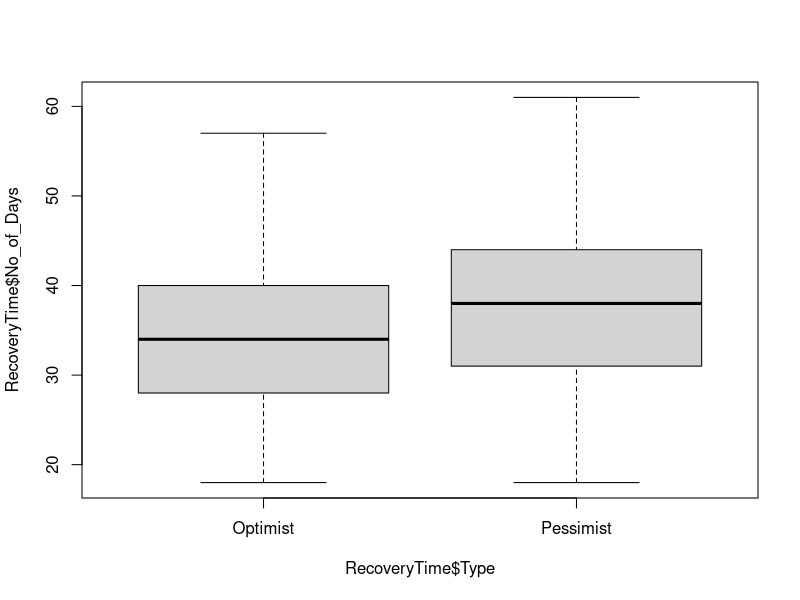
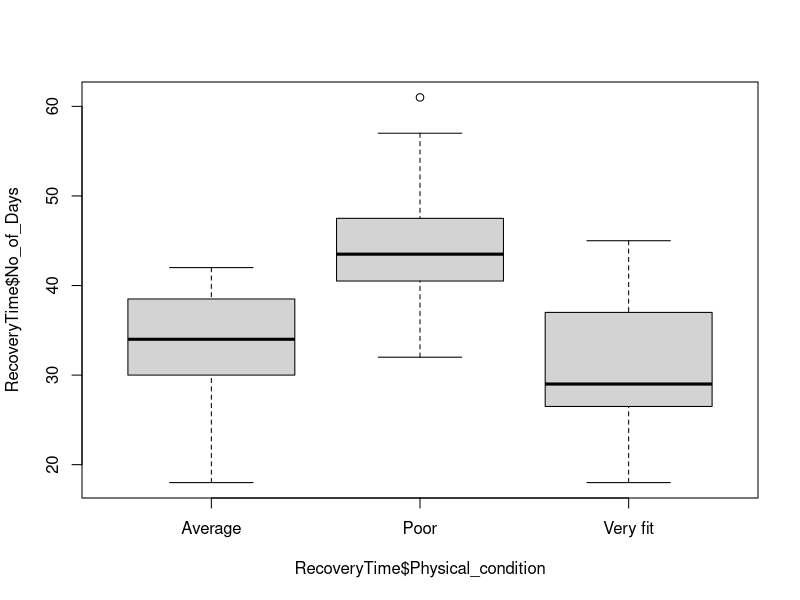
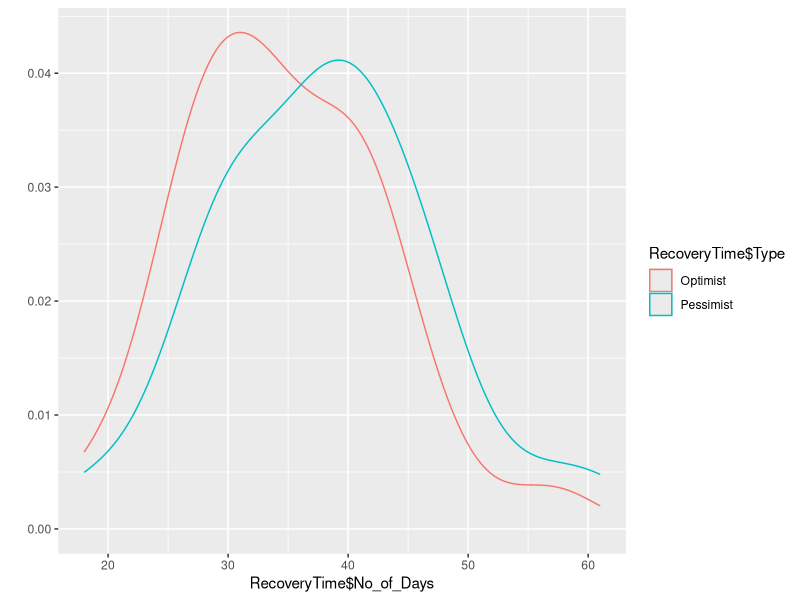
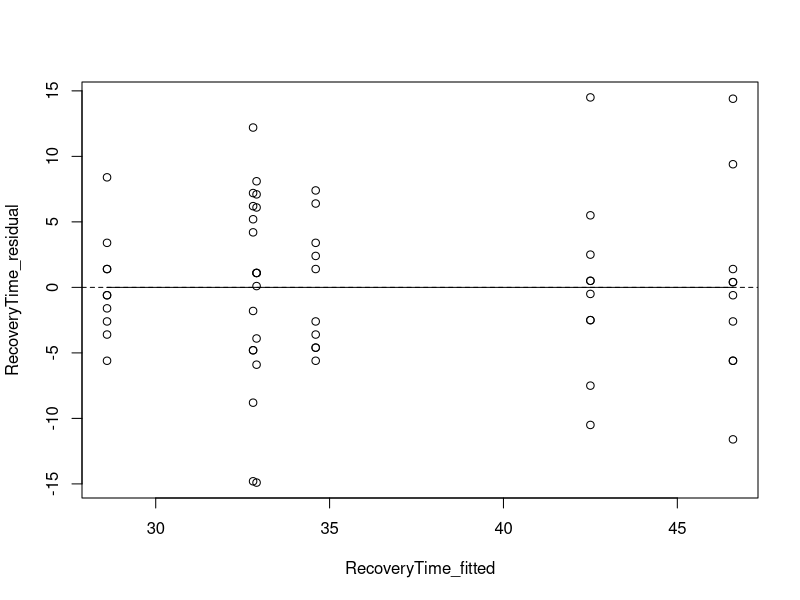
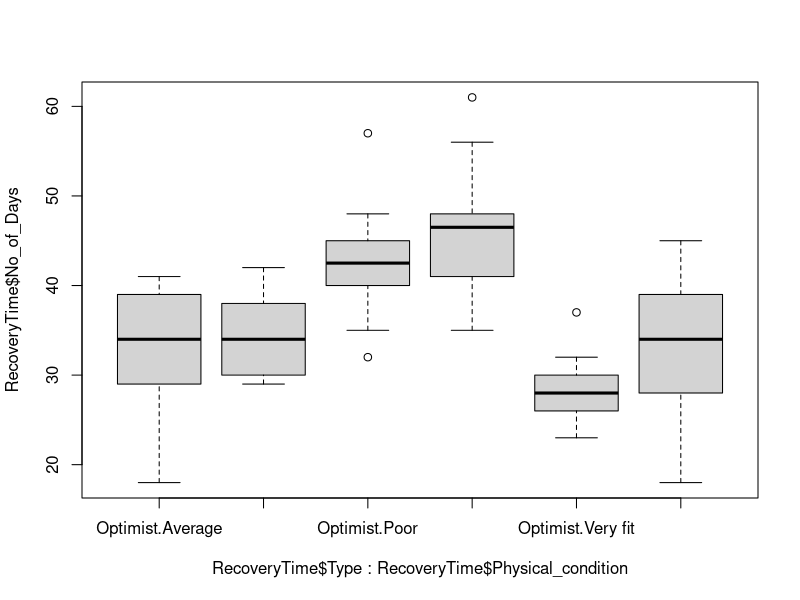
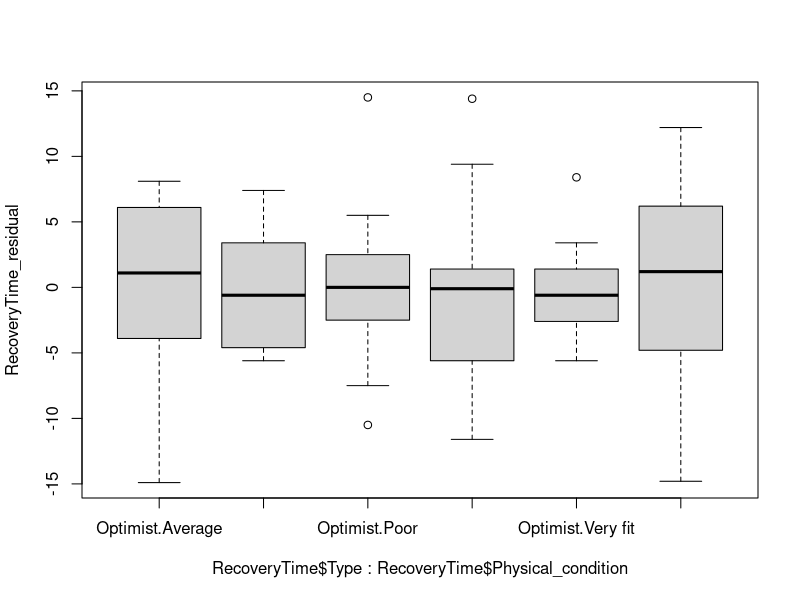
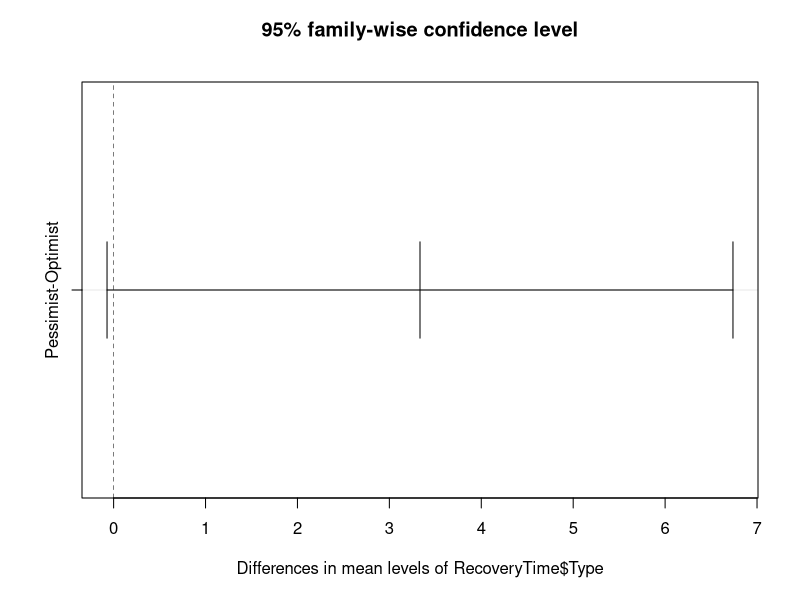
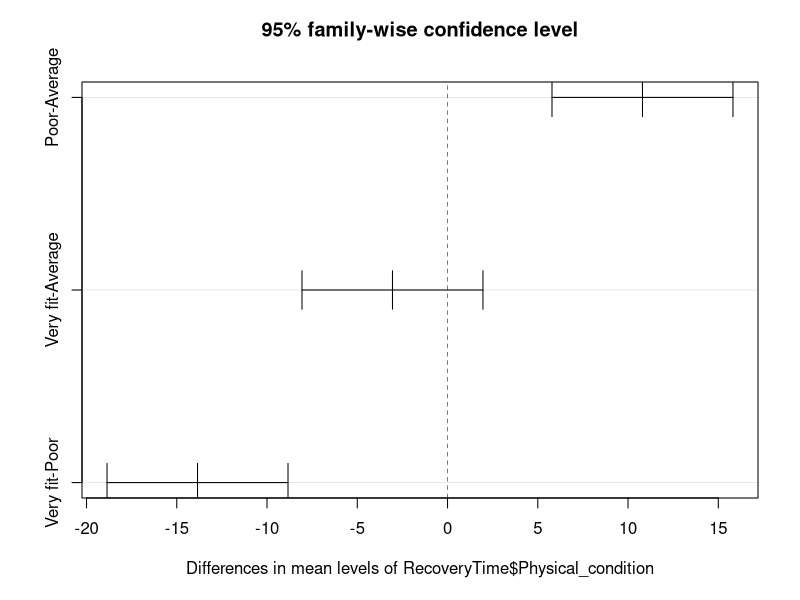

These charts were generated, in order, by the following R code:
require(haven)
require(labelled)
require(ggplot2)
require(psych)
require(data.table)

setwd("~/Rscripts/annova")

RecoveryTime <- read_sav("datafiles/Recovery Time.sav")

# convert list to data table
RecoveryTime.table <- data.table(RecoveryTime)

# Identity the factor and convert the data type to be a factor, else aov won't give correct results.
RecoveryTime$Type = to_factor(RecoveryTime$Type)
RecoveryTime$Physical_condition = to_factor(RecoveryTime$Physical_condition)


# Plot the boxplot by individual factor
boxplot(RecoveryTime$No_of_Days ~ RecoveryTime$Type)
boxplot(RecoveryTime$No_of_Days ~ RecoveryTime$Physical_condition)

# Super imposed denisty plot by factor
qplot(RecoveryTime$No_of_Days, colour=RecoveryTime$Type, data=RecoveryTime, geom="density")

# Get the descritives table by each group
describeBy(RecoveryTime$No_of_Days, RecoveryTime$Type)
describeBy(RecoveryTime$No_of_Days, RecoveryTime$Physical_condition)

# Get the annova table
RecoveryTime_lm <- lm(RecoveryTime$No_of_Days ~ RecoveryTime$Type + RecoveryTime$Physical_condition + RecoveryTime$Type:RecoveryTime$Physical_condition, data = RecoveryTime)
RecoveryTime_lm_summary = summary(RecoveryTime_lm)
RecoveryTime_lm_summary
if (RecoveryTime_lm_summary$r.squared < 0.5)
{
  print("R- squared value is very less, which means using analysis of variance will not help here")
}

RecoveryTime_aov <- aov(RecoveryTime_lm)
summary(RecoveryTime_aov)
RecoveryTime_residual = residuals(RecoveryTime_aov)
RecoveryTime_fitted = fitted(RecoveryTime_aov)

# Get the residual vs fitted plot i.e. check how close are observed values to fitted values
# http://blog.minitab.com/blog/adventures-in-statistics/regression-analysis-how-do-i-interpret-r-squared-and-assess-the-goodness-of-fit
plot(RecoveryTime_fitted, RecoveryTime_residual)
abline(h=0, lty=2)
lines(smooth.spline(RecoveryTime_fitted, RecoveryTime_residual))

#Box plot across multiple factors
boxplot(RecoveryTime$No_of_Days ~ RecoveryTime$Type * RecoveryTime$Physical_condition, data = RecoveryTime)
boxplot(RecoveryTime_residual ~ RecoveryTime$Type * RecoveryTime$Physical_condition, data = RecoveryTime)


# Now run tukey's range test to analyze variations in means across individual groups
tk <- TukeyHSD(RecoveryTime_aov)

# List the tukey's table
tk

# Plot to see variations in the means for each group pair
plot(tk)

# Get the means plot
plot.design(RecoveryTime)

# Get the interaction plot
interaction.plot(RecoveryTime$Physical_condition, RecoveryTime$Type, RecoveryTime$No_of_Days, col=2:12, lty=1)
interaction.plot(RecoveryTime$Type, RecoveryTime$Physical_condition, RecoveryTime$No_of_Days, col=2:12, lty=1)
